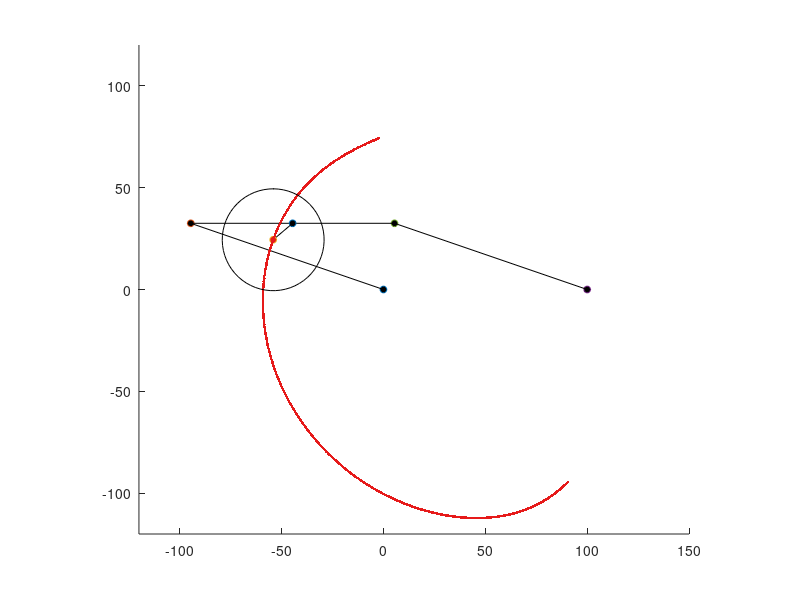

The MATLAB source for this figure:
r = 25;
l = 100;
b = 12.5;

t = 0:0.01:10;
p = 0:0.1:6.3;

theta = -pi/6 + (pi/9)*sin(3*t);
phi = -pi/3 + (pi/2)*sin(t);

circlex = r*cos(p);
circley = r*sin(p);

x = l*cos(phi);
yA = l*sin(phi);
yB = l + yA;

yO = l/2 + yA;
xC = x + b*cos(theta);
yC = yO + b*sin(theta);

figure
xlim([-120 150])
ylim([-120 120])
hold on
axis equal

POINTA1 = plot(0,0,'o','Markersize',5,'markerfacecolor',[0 0 0]);
POINTA = plot(yA(1), -x(1), 'o', 'Markersize', 5, 'markerfacecolor', [0 0 0]);
A1A = plot([0 yA(1)], [0 -x(1)], 'color', [0 0 0]);

POINTB1 = plot(l, 0, 'o', 'Markersize', 5, 'markerfacecolor', [0 0 0]);
POINTB = plot(yB(1), -x(1), 'o', 'Markersize', 5, 'markerfacecolor', [0 0 0]);
B1B = plot([l yB(1)], [0 -x(1)], 'color', [0 0 0]);

AB = plot([yA(1) yB(1)], [-x(1) -x(1)], 'color', [0 0 0]);
POINTO = plot(yO(1), -x(1), 'o', 'Markersize', 5, 'markerfacecolor', [0 0 0]);

OC = plot([yO(1) yC(1)], [-x(1) -xC(1)], 'color', [0 0 0]);
POINTC = plot(yC(1), -xC(1), 'o', 'Markersize', 5, 'markerfacecolor', [0.9 0.1 0.1]);
TRC = plot(yC(1), -xC(1), 'color', [0.9 0.1 0.1]);
CIRCLE = plot(yC(1) + circley, -xC(1) + circlex, 'color', [0 0 0]);

for i = 1:length(t)
    set(POINTA, 'Xdata', yA(i), 'Ydata', -x(i));
    set(POINTB, 'Xdata', yB(i), 'Ydata', -x(i));

    set(A1A, 'Xdata', [0 yA(i)], 'Ydata', [0 -x(i)]);
    set(B1B, 'Xdata', [l yB(i)], 'Ydata', [0 -x(i)]);
    set(AB, 'Xdata', [yA(i) yB(i)], 'Ydata', [-x(i) -x(i)]);

    set(POINTO, 'Xdata', yO(i), 'Ydata', -x(i));
    set(POINTC, 'Xdata', yC(i), 'Ydata', -xC(i));
    
    set(OC, 'Xdata', [yO(i) yC(i)], 'Ydata', [-x(i) -xC(i)]);
    set(CIRCLE, 'Xdata', yC(i) + circley, 'Ydata', -xC(i) + circlex);

    set(TRC, 'Xdata', yC(1:i), 'Ydata', -xC(1:i));

    pause(0.01)
endfor
